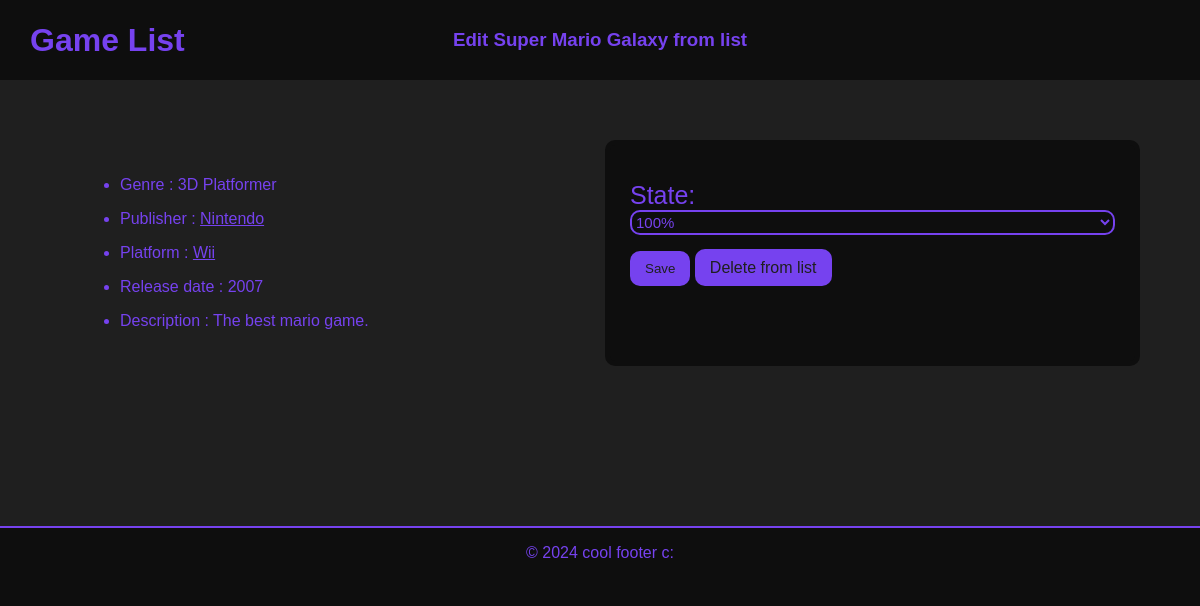
The app's page /game-list/list-edit/20 (signed in) with its own data.
### game_list_app/models.py (models this page shows, shortened)
class Game(models.Model):
    title = models.CharField(max_length=200)
    genre = models.CharField(max_length=200, blank=True, null=True)
    publisher = models.ForeignKey(
        Publisher, on_delete=models.SET_NULL, blank=True, null=True
    )
    platform = models.ForeignKey(
        Platform, on_delete=models.SET_NULL, blank=True, null=True
    )
    release_date = models.IntegerField(blank=True, null=True)
    description = models.TextField(blank=True, null=True)
    image = models.ImageField(upload_to="uploads/", blank=True, null=True)
    add_date = models.DateTimeField(editable=False, default=timezone.now)
    modified_date = models.DateTimeField(editable=False, default=timezone.now)
    user_owner = models.ForeignKey(
        User, blank=True, null=True, on_delete=models.SET_NULL
    )
    def __str__(self):
        return self.title

class Publisher(models.Model):
    name = models.CharField(max_length=100)
    description = models.TextField(blank=True, null=True)
    image = models.ImageField(upload_to="uploads/", blank=True, null=True)
    add_date = models.DateTimeField(editable=False, default=timezone.now)
    modified_date = models.DateTimeField(editable=False, default=timezone.now)
    user_owner = models.ForeignKey(
        User, blank=True, null=True, on_delete=models.SET_NULL
    )
    def __str__(self):
        return self.name

class Platform(models.Model):
    name = models.CharField(max_length=100)
    release_date = models.IntegerField(blank=True, null=True)
    owner = models.ForeignKey(
        Publisher, on_delete=models.SET_NULL, blank=True, null=True
    )
    description = models.TextField(blank=True, null=True)
    image = models.ImageField(upload_to="uploads/", blank=True, null=True)
    add_date = models.DateTimeField(editable=False, default=timezone.now)
    modified_date = models.DateTimeField(editable=False, default=timezone.now)
    user_owner = models.ForeignKey(
        User, blank=True, null=True, on_delete=models.SET_NULL
    )
    def __str__(self):
        return self.name

class GameList(models.Model):
    class State(models.TextChoices):
        WANT = "want", "Want to play"
        PLAYING = "playing", "Playing"
        FINISHED = "finished", "Finished"
        HUNDRED = "hundred", "100%"
        DROPPED = "dropped", "Dropped"
    user = models.ForeignKey(User, on_delete=models.CASCADE)
    game = models.ForeignKey(Game, on_delete=models.CASCADE)
    state = models.CharField(
        choices=State.choices, default=State.PLAYING, max_length=10
    )
    class Meta:
        constraints = [
            models.UniqueConstraint(fields=["user", "game"], name="unique_user_game")
        ]

### game_list_app/views.py (the view)
# urls.py: path("list-edit/<int:game_id>", views.edit_from_list, name = "edit_from_list"),
def edit_from_list(request, game_id):
	game = get_object_or_404(Game, pk=game_id)
	game_list = GameList.objects.get(game=game, user=request.user)
	if request.method == "POST":
		form = GameListForm(request.POST, instance=game_list)
		if form.is_valid():
			form.save()
			return HttpResponseRedirect(
				reverse("game_list_app:game_detail", args=[game_id])
			)
	else:
		form = GameListForm(instance=game_list)
	return render(request, "list_edit.html", {"form": form, "game": game})

### game_list_app/forms.py
class GameListForm(forms.ModelForm):
    class Meta:
        model = GameList
        fields = ["state"]
        widgets = {"state": forms.Select(attrs={"class": "form-control"})}

### game_list_app/templates/list_edit.html (shortened to what this page needs)
{% extends 'form_template.html' %}
{% block sub-title %}Edit {{ game }} from list{% endblock %}
{% block form %}
<form method="post">
    <p>
        {{ form.state.label_tag }}<br>
        {{ form.state }}
    </p>
    <button class="btn-action" type="submit">Save</button>
    <a class="btn-action" href="{% url 'game_list_app:delete_from_list' game.id %}"> Delete from list </a>
</form>
{% endblock %}
{% block side %}
<ul>
    <li><p>Genre : {{ game.genre }}</p></li>
    {% if game.publisher is not None %}
    <li>
        <p>Publisher : <a href="{% url 'game_list_app:publisher_detail' game.publisher.id %}"> {{ game.publisher }} </a></p>
    </li>
    {% else %}
    <li>
        <p>Publisher : {{ game.publisher }} </a></p>
    </li>
    {% endif %}
    {% if game.platform is not None %}
    <li>
        <p>Platform : <a href="{% url 'game_list_app:platform_detail' game.platform.id %}"> {{ game.platform }} </a></p>
    </li>
    {% else %}
    <li>
        <p>Platform : {{ game.platform }} </a></p>
    </li>
    {% endif %}
    <li><p>Release date : {{ game.release_date }}</p></li>
    <li><p>Description : {{ game.description }}</p></li>
</ul>
{% endblock %}

### game_list_app/static/form_style.css (style rules this page uses)
body { background-color: #0e0e0e; font-family: "Doppio One", sans-serif; color: #7642EF; padding: 0; margin: 0; }
body a { color: #7642EF; }
.form label { font-size: 25px; }
input[type=text], input[type=password], input[type=email], input[type=number], select { display: block; width: 100%; height: 25px; border: 2px solid #7642EF; background-color: #0e0e0e; color: #7642EF; font-size: 15px; border-radius: 10px; }
.form-control { display: block; width: 100%; border: 2px solid #7642EF; background-color: #0e0e0e; color: #7642EF; font-size: 15px; border-radius: 10px; }
.btn-action { text-decoration: none; color: #1f1f1f; border: none; background-color: #7642EF; padding-left: 15px; padding-right: 15px; padding-top: 10px; padding-bottom: 10px; border-radius: 10px; cursor: pointer; transition: background-color 0.3s ease; }

### records on screen
Game: title "Super Mario Galaxy", genre "3D Platformer", publisher "Nintendo", platform "Wii", release_date "2007", description "The best mario game."
GameList: state "100%"
